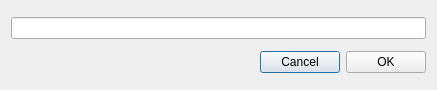
<?xml version="1.0" encoding="UTF-8"?>
<ui version="4.0">
 <class>RunQueryDialog</class>
 <widget class="QDialog" name="RunQueryDialog">
  <property name="geometry">
   <rect>
    <x>0</x>
    <y>0</y>
    <width>437</width>
    <height>90</height>
   </rect>
  </property>
  <property name="windowTitle">
   <string>Dialog</string>
  </property>
  <layout class="QVBoxLayout" name="verticalLayout">
   <item>
    <widget class="QLineEdit" name="queryLineEdit"/>
   </item>
   <item>
    <layout class="QHBoxLayout" name="horizontalLayout">
     <item>
      <spacer name="horizontalSpacer">
       <property name="orientation">
        <enum>Qt::Horizontal</enum>
       </property>
       <property name="sizeHint" stdset="0">
        <size>
         <width>40</width>
         <height>20</height>
        </size>
       </property>
      </spacer>
     </item>
     <item>
      <widget class="QPushButton" name="pushButton">
       <property name="text">
        <string>Cancel</string>
       </property>
      </widget>
     </item>
     <item>
      <widget class="QPushButton" name="pushButton_2">
       <property name="text">
        <string>OK</string>
       </property>
      </widget>
     </item>
    </layout>
   </item>
  </layout>
 </widget>
 <tabstops>
  <tabstop>pushButton_2</tabstop>
  <tabstop>queryLineEdit</tabstop>
  <tabstop>pushButton</tabstop>
 </tabstops>
 <resources/>
 <connections>
  <connection>
   <sender>pushButton</sender>
   <signal>clicked()</signal>
   <receiver>RunQueryDialog</receiver>
   <slot>reject()</slot>
   <hints>
    <hint type="sourcelabel">
     <x>265</x>
     <y>61</y>
    </hint>
    <hint type="destinationlabel">
     <x>158</x>
     <y>68</y>
    </hint>
   </hints>
  </connection>
  <connection>
   <sender>pushButton_2</sender>
   <signal>clicked()</signal>
   <receiver>RunQueryDialog</receiver>
   <slot>accept()</slot>
   <hints>
    <hint type="sourcelabel">
     <x>363</x>
     <y>63</y>
    </hint>
    <hint type="destinationlabel">
     <x>202</x>
     <y>46</y>
    </hint>
   </hints>
  </connection>
 </connections>
</ui>
